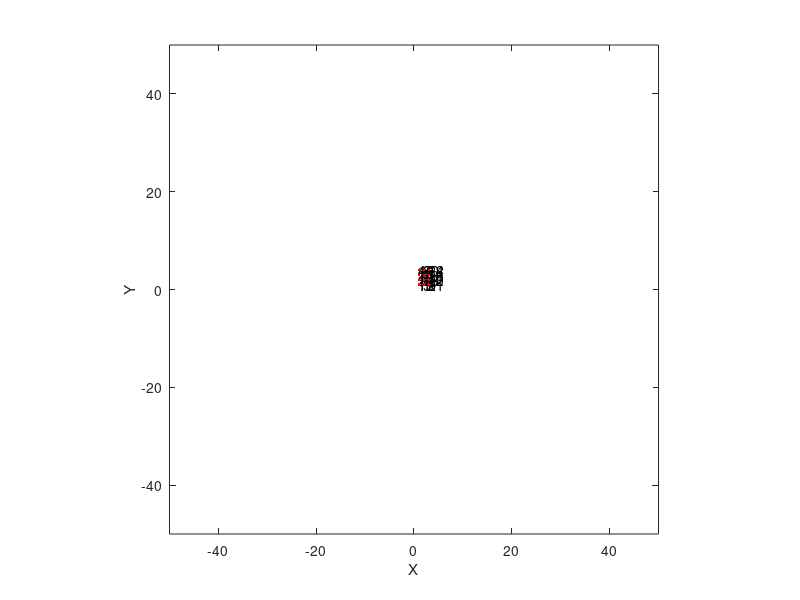

Here is the MATLAB script that generated this plot: (Note: this script raises an error after producing the figure.)
%% development of ea matrix. ea:appended element matrix. 
% when boundary wrap condition is applied to e, we get ea.
% temporarily, 'e' in mcsolver3d is called 'a' and 'ea' mcsolver3d is called 'aa'
a  = zeros(4,3,2);
a(:,:,1) = [1 5 9
            2 6 10
            3 7 11
            4 8 12];
a(:,:,2) = [13 17 21
            14 18 22
            15 19 23
            16 20 24];

aa = zeros(size(a,1)+2,size(a,2)+2,size(a,3)+2);

aa(2:(size(aa,1)-1),2:(size(aa,2)-1),2:(size(aa,3)-1)) = a;
aa(2:(size(aa,1)-1),2:(size(aa,2)-1),1) = a(:,:,size(a,3));
aa(2:(size(aa,1)-1),2:(size(aa,2)-1),size(aa,3)) = a(:,:,1);

aa(1,2:(size(aa,2)-1),2:(size(aa,3)-1)) = a(size(a,1),:,:);
aa(size(aa,1),2:(size(aa,2)-1),2:(size(aa,3)-1)) = a(1,:,:);
aa(2:(size(aa,1)-1),1,2:(size(aa,3)-1)) = a(:,size(a,2),:);
aa(2:(size(aa,1)-1),size(aa,2),2:(size(aa,3)-1)) = a(:,1,:);

aa(1,1,2:(size(aa,3)-1)) = a(size(a,1),size(a,2),:);
aa(size(aa,1),1,2:(size(aa,3)-1)) = a(1,size(a,2),:);
aa(1,size(aa,2),2:(size(aa,3)-1)) = a(size(a,1),1,:);
aa(size(aa,1),size(aa,2),2:(size(aa,3)-1)) = a(1,1,:);

aa(1,2:(size(aa,2)-1),1) = a(size(a,1),:,size(a,3));
aa(size(aa,1),2:(size(aa,2)-1),1) = a(1,:,size(a,3));
aa(2:(size(aa,1)-1),size(aa,2),1) = a(:,1,size(a,3));
aa(2:(size(aa,1)-1),1,1) = a(:,size(a,2),size(a,3));

aa(1,1,1) = a(size(a,1),size(a,2),size(a,3));
aa(size(aa,1),1,1) = a(1,size(a,2),size(a,3));
aa(1,size(aa,2),1) = a(size(a,1),1,size(a,3));
aa(size(aa,1),size(aa,2),1) = a(1,1,size(a,3));

aa(2:(size(aa,1)-1),1,size(aa,3)) = a(:,size(a,2),1);
aa(2:(size(aa,1)-1),size(aa,2),size(aa,3)) = a(:,1,1);
aa(1,2:(size(aa,2)-1),size(aa,3)) = a(size(a,1),:,1);
aa(size(aa,1),2:(size(aa,2)-1),size(aa,3)) = a(1,:,1);

aa(size(aa,1),size(aa,2),size(aa,3)) = a(1,1,1);
aa(1,1,size(aa,3)) = a(size(a,1),size(a,2),1);
aa(1,size(aa,2),size(aa,3)) = a(size(a,1),1,1);
aa(size(aa,1),1,size(aa,3)) = a(1,size(a,2),1);

xarray = 1:size(a,2);
yarray = 1:size(a,1);
zarray = 1:size(a,3);
[x,y,z] = meshgrid(xarray,yarray,zarray);

for count = 1:numel(x)
    text(x(count),y(count),z(count),num2str(count)),hold on
    axis square
    pause(0.25)
end
%%
% lattice site numbers
figure(1)
axis([-50 50 -50 50 -50 50])
xlabel('X')
ylabel('Y')
zlabel('Z')
axis square,box on
for count = 1:numel(x)
    plot3(x(count),y(count),z(count),'r.'),hold on
axis([-50 50 -50 50 -50 50])
xlabel('X')
ylabel('Y')
zlabel('Z')
axis square,box on
    pause(0.002)
end
%%
ea               = zeros(sz1+2,sz2+2,sz3+2);
ea(2:(size(ea,1)-1),2:(size(ea,2)-1),2:(size(ea,3)-1)) = e;
ea(2:(size(ea,1)-1),2:(size(ea,2)-1),1) = e(:,:,size(e,3));
ea(2:(size(ea,1)-1),2:(size(ea,2)-1),size(ea,3)) = e(:,:,1);
ea(1,2:(size(ea,2)-1),2:(size(ea,3)-1)) = e(size(e,1),:,:);
ea(size(ea,1),2:(size(ea,2)-1),2:(size(ea,3)-1)) = e(1,:,:);
ea(2:(size(ea,1)-1),1,2:(size(ea,3)-1)) = e(:,size(e,2),:);
ea(2:(size(ea,1)-1),size(ea,2),2:(size(ea,3)-1)) = e(:,1,:);
ea(1,1,2:(size(ea,3)-1)) = e(size(e,1),size(e,2),:);
ea(size(ea,1),1,2:(size(ea,3)-1)) = e(1,size(e,2),:);
ea(1,size(ea,2),2:(size(ea,3)-1)) = e(size(e,1),1,:);
ea(size(ea,1),size(ea,2),2:(size(ea,3)-1)) = e(1,1,:);
ea(1,2:(size(ea,2)-1),1) = e(size(e,1),:,size(e,3));
ea(size(ea,1),2:(size(ea,2)-1),1) = e(1,:,size(e,3));
ea(2:(size(ea,1)-1),size(ea,2),1) = e(:,1,size(e,3));
ea(2:(size(ea,1)-1),1,1) = e(:,size(e,2),size(e,3));
ea(1,1,1) = e(size(e,1),size(e,2),size(e,3));
ea(size(ea,1),1,1) = e(1,size(e,2),size(e,3));
ea(1,size(ea,2),1) = e(size(e,1),1,size(e,3));
ea(size(ea,1),size(ea,2),1) = e(1,1,size(e,3));
ea(2:(size(ea,1)-1),1,size(ea,3)) = e(:,size(e,2),1);
ea(2:(size(ea,1)-1),size(ea,2),size(ea,3)) = e(:,1,1);
ea(1,2:(size(ea,2)-1),size(ea,3)) = e(size(e,1),:,1);
ea(size(ea,1),2:(size(ea,2)-1),size(ea,3)) = e(1,:,1);
ea(size(ea,1),size(ea,2),size(ea,3)) = e(1,1,1);
ea(1,1,size(ea,3)) = e(size(e,1),size(e,2),1);
ea(1,size(ea,2),size(ea,3)) = e(size(e,1),1,1);
ea(size(ea,1),1,size(ea,3)) = e(1,size(e,2),1);
xa               = zeros(sz1+2,sz2+2,sz3+2);
xa(2:(size(xa,1)-1),2:(size(xa,2)-1),2:(size(xa,3)-1)) = x;
xa(2:(size(xa,1)-1),2:(size(xa,2)-1),1) = x(:,:,size(x,3));
xa(2:(size(xa,1)-1),2:(size(xa,2)-1),size(xa,3)) = x(:,:,1);
xa(1,2:(size(xa,2)-1),2:(size(xa,3)-1)) = x(size(x,1),:,:);
xa(size(xa,1),2:(size(xa,2)-1),2:(size(xa,3)-1)) = x(1,:,:);
xa(2:(size(xa,1)-1),1,2:(size(xa,3)-1)) = x(:,size(x,2),:);
xa(2:(size(xa,1)-1),size(xa,2),2:(size(xa,3)-1)) = x(:,1,:);
xa(1,1,2:(size(xa,3)-1)) = x(size(x,1),size(x,2),:);
xa(size(xa,1),1,2:(size(xa,3)-1)) = x(1,size(x,2),:);
xa(1,size(xa,2),2:(size(xa,3)-1)) = x(size(x,1),1,:);
xa(size(xa,1),size(xa,2),2:(size(xa,3)-1)) = x(1,1,:);
xa(1,2:(size(xa,2)-1),1) = x(size(x,1),:,size(x,3));
xa(size(xa,1),2:(size(xa,2)-1),1) = x(1,:,size(x,3));
xa(2:(size(xa,1)-1),size(xa,2),1) = x(:,1,size(x,3));
xa(2:(size(xa,1)-1),1,1) = x(:,size(x,2),size(x,3));
xa(1,1,1) = x(size(x,1),size(x,2),size(x,3));
xa(size(xa,1),1,1) = x(1,size(x,2),size(x,3));
xa(1,size(xa,2),1) = x(size(x,1),1,size(x,3));
xa(size(xa,1),size(xa,2),1) = x(1,1,size(x,3));
xa(2:(size(xa,1)-1),1,size(xa,3)) = x(:,size(x,2),1);
xa(2:(size(xa,1)-1),size(xa,2),size(xa,3)) = x(:,1,1);
xa(1,2:(size(xa,2)-1),size(xa,3)) = x(size(x,1),:,1);
xa(size(xa,1),2:(size(xa,2)-1),size(xa,3)) = x(1,:,1);
xa(size(xa,1),size(xa,2),size(xa,3)) = x(1,1,1);
xa(1,1,size(xa,3)) = x(size(x,1),size(x,2),1);
xa(1,size(xa,2),size(xa,3)) = x(size(x,1),1,1);
xa(size(xa,1),1,size(xa,3)) = x(1,size(x,2),1);
ya               = zeros(sz1+2,sz2+2,sz3+2);
ya(2:(size(ya,1)-1),2:(size(ya,2)-1),2:(size(ya,3)-1)) = y;
ya(2:(size(ya,1)-1),2:(size(ya,2)-1),1) = y(:,:,size(y,3));
ya(2:(size(ya,1)-1),2:(size(ya,2)-1),size(ya,3)) = y(:,:,1);

ya(1,2:(size(ya,2)-1),2:(size(ya,3)-1)) = y(size(y,1),:,:);
ya(size(ya,1),2:(size(ya,2)-1),2:(size(ya,3)-1)) = y(1,:,:);
ya(2:(size(ya,1)-1),1,2:(size(ya,3)-1)) = y(:,size(y,2),:);
ya(2:(size(ya,1)-1),size(ya,2),2:(size(ya,3)-1)) = y(:,1,:);
ya(1,1,2:(size(ya,3)-1)) = y(size(y,1),size(y,2),:);
ya(size(ya,1),1,2:(size(ya,3)-1)) = y(1,size(y,2),:);
ya(1,size(ya,2),2:(size(ya,3)-1)) = y(size(y,1),1,:);
ya(size(ya,1),size(ya,2),2:(size(ya,3)-1)) = y(1,1,:);
ya(1,2:(size(ya,2)-1),1) = y(size(y,1),:,size(y,3));
ya(size(ya,1),2:(size(ya,2)-1),1) = y(1,:,size(y,3));
ya(2:(size(ya,1)-1),size(ya,2),1) = y(:,1,size(y,3));
ya(2:(size(ya,1)-1),1,1) = y(:,size(y,2),size(y,3));
ya(1,1,1) = y(size(y,1),size(y,2),size(y,3));
ya(size(ya,1),1,1) = y(1,size(y,2),size(y,3));
ya(1,size(ya,2),1) = y(size(y,1),1,size(y,3));
ya(size(ya,1),size(ya,2),1) = y(1,1,size(y,3));
ya(2:(size(ya,1)-1),1,size(ya,3)) = y(:,size(y,2),1);
ya(2:(size(ya,1)-1),size(ya,2),size(ya,3)) = y(:,1,1);
ya(1,2:(size(ya,2)-1),size(ya,3)) = y(size(y,1),:,1);
ya(size(ya,1),2:(size(ya,2)-1),size(ya,3)) = y(1,:,1);
ya(size(ya,1),size(ya,2),size(ya,3)) = y(1,1,1);
ya(1,1,size(ya,3)) = y(size(y,1),size(y,2),1);
ya(1,size(ya,2),size(ya,3)) = y(size(y,1),1,1);
ya(size(ya,1),1,size(ya,3)) = y(1,size(y,2),1);
za               = zeros(sz1+2,sz2+2,sz3+2);
za(2:(size(za,1)-1),2:(size(za,2)-1),2:(size(za,3)-1)) = z;
za(2:(size(za,1)-1),2:(size(za,2)-1),1) = z(:,:,size(z,3));
za(2:(size(za,1)-1),2:(size(za,2)-1),size(za,3)) = z(:,:,1);
za(1,2:(size(za,2)-1),2:(size(za,3)-1)) = z(size(z,1),:,:);
za(size(za,1),2:(size(za,2)-1),2:(size(za,3)-1)) = z(1,:,:);
za(2:(size(za,1)-1),1,2:(size(za,3)-1)) = z(:,size(z,2),:);
za(2:(size(za,1)-1),size(za,2),2:(size(za,3)-1)) = z(:,1,:);
za(1,1,2:(size(za,3)-1)) = z(size(z,1),size(z,2),:);
za(size(za,1),1,2:(size(za,3)-1)) = z(1,size(z,2),:);
za(1,size(za,2),2:(size(za,3)-1)) = z(size(z,1),1,:);
za(size(za,1),size(za,2),2:(size(za,3)-1)) = z(1,1,:);
za(1,2:(size(za,2)-1),1) = z(size(z,1),:,size(z,3));
za(size(za,1),2:(size(za,2)-1),1) = z(1,:,size(z,3));
za(2:(size(za,1)-1),size(za,2),1) = z(:,1,size(z,3));
za(2:(size(za,1)-1),1,1) = z(:,size(z,2),size(z,3));
za(1,1,1) = z(size(z,1),size(z,2),size(z,3));
za(size(za,1),1,1) = z(1,size(z,2),size(z,3));
za(1,size(za,2),1) = z(size(z,1),1,size(z,3));
za(size(za,1),size(za,2),1) = z(1,1,size(z,3));
za(2:(size(za,1)-1),1,size(za,3)) = z(:,size(z,2),1);
za(2:(size(za,1)-1),size(za,2),size(za,3)) = z(:,1,1);
za(1,2:(size(za,2)-1),size(za,3)) = z(size(z,1),:,1);
za(size(za,1),2:(size(za,2)-1),size(za,3)) = z(1,:,1);
za(size(za,1),size(za,2),size(za,3)) = z(1,1,1);
za(1,1,size(za,3)) = z(size(z,1),size(z,2),1);
za(1,size(za,2),size(za,3)) = z(size(z,1),1,1);
za(size(za,1),1,size(za,3)) = z(1,size(z,2),1);

hold on
axis equal
axis tight
axis([min(min(min(xa))) max(max(max(xa))) min(min(min(ya))) max(max(max(ya))) min(min(min(za))) max(max(max(za)))])
xlabel('X-axis')
ylabel('Y-axis')
zlabel('Z-axis')
title('Particle distribution in lattice')
box on
for count = 1:numel(ea)
    text(xa(ea(count)),y(ea(count)),z(ea(count)),num2str(ea(count)))
    axis
    pause(0.01)
end